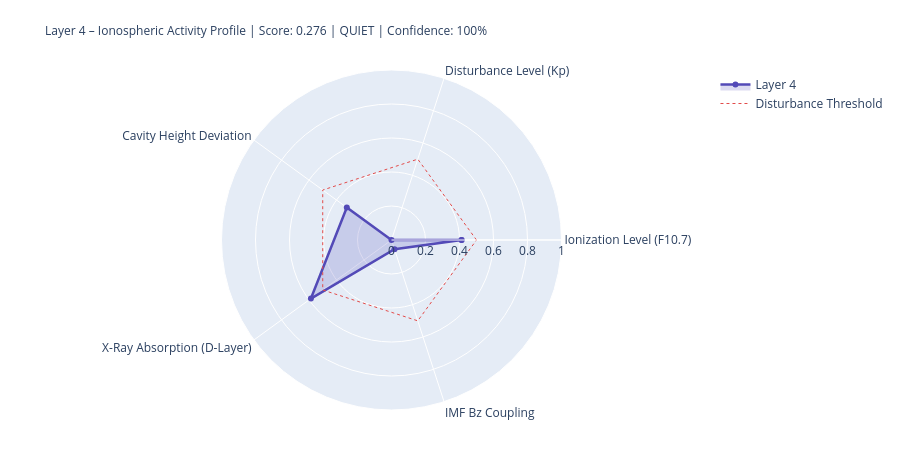

Notebook source saved alongside this figure:
### Markdown cell above
---
## 4. State Assessment & Handoff to Layer 5

### Code cell
# ============================================================
# LAYER-4-SCORE
# ============================================================

COMPONENTS = {
    'Ionization Level (F10.7)':    {'score': ioniz,       'source': 'primary' if f107_now else 'from_layer0', 'dynamic': True},
    'Disturbance Level (Kp)':          {'score': disturb,     'source': 'primary' if kp_now   else 'from_layer0', 'dynamic': True},
    'Cavity Height Deviation':    {'score': h_dev,       'source': 'derived',                                'dynamic': True},
    'X-Ray Absorption (D-Layer)':{'score': xray_ioniz,  'source': 'primary' if xray_now else 'missing',     'dynamic': True},
    'IMF Bz Coupling':             {'score': bz_coupling, 'source': 'primary' if bz_now   else 'from_layer0', 'dynamic': True},
}

available    = {k: v['score'] for k, v in COMPONENTS.items() if v['score'] is not None}
unavailable  = [k for k, v in COMPONENTS.items() if v['score'] is None]
layer4_score = round(sum(available.values()) / len(available), 4) if available else None
confidence   = round(len(available) / len(COMPONENTS), 2)
level = ('unknown' if layer4_score is None
         else 'quiet'   if layer4_score < 0.3
         else 'moderate' if layer4_score < 0.6
         else 'active')
dominant_l4 = max(available, key=available.get) if available else 'none'

# Resonance delta for Schumann SR-1
sr1_ref = schumann_freq(1, 80.0)
sr1_now = schumann_freq(1, h_eff)
sr1_delta_mhz = (sr1_now - sr1_ref) * 1000

# Propagation conditions
prop_cond = ('disturbed'   if kp_val > 4
             else 'unsettled' if kp_val > 2
             else 'normal')
if xray_class in ['X', 'M']:
    prop_cond = 'Radio-Blackout moeglich'

W = 68
print('=' * W)
print('LAYER 4 – IONOSPHERE – STATE ASSESSMENT')
print('=' * W)
for name, comp in COMPONENTS.items():
    s = comp['score']
    if s is not None:
        bar = '█' * int(s * 20) + '░' * (20 - int(s * 20))
        print(f'  {name:<36} {bar}  {s:.3f}  [{comp["source"]}]')
    else:
        print(f'  {name:<36} {"─" * 20}  n/a   [missing]')
print('-' * W)
print(f'  Score:          {layer4_score:.3f}  ({len(available)}/{len(COMPONENTS)} components)')
print(f'  Confidence:     {confidence:.0%}')
print(f'  Level:          {level.upper()}')
print(f'  Dominant:       {dominant_l4}')
print(f'  Cavity height:  {h_eff:.1f} km  (Ref: 80.0 km)')
print(f'  SR-1:           {sr1_now:.3f} Hz  (Δ {sr1_delta_mhz:+.1f} mHz vs. ref)')
print(f'  Propagation:    {prop_cond}')
print(f'  X-Ray:          {xray_class}-class  ({xray_now:.2e} W/m²)' if xray_now else '  X-Ray:          n/a')
print('=' * W)

# Radar
cats   = list(available.keys())
vals_r = list(available.values())
if len(cats) >= 3:
    fig = go.Figure()
    fig.add_trace(go.Scatterpolar(
        r=vals_r + [vals_r[0]], theta=cats + [cats[0]],
        fill='toself', fillcolor='rgba(83,74,183,0.20)',
        line=dict(color='#534AB7', width=2.5), name='Layer 4'
    ))
    fig.add_trace(go.Scatterpolar(
        r=[0.5] * (len(cats)+1), theta=cats + [cats[0]],
        line=dict(color='#E24B4A', dash='dot', width=1),
        mode='lines', name='Disturbance Threshold'
    ))
    fig.update_layout(
        title=dict(
            text=f'Layer 4 – Ionospheric Activity Profile | Score: {layer4_score:.3f} | {level.upper()} | Confidence: {confidence:.0%}',
            font=dict(size=12)
        ),
        polar=dict(radialaxis=dict(visible=True, range=[0, 1])),
        height=450, showlegend=True,
        margin=dict(l=80, r=80, t=70, b=40)
    )
    fig.show()

### Figure 1 — Plotly figure (JSON) as saved in the notebook; plotly's stock layout.template omitted (floating-point values rounded to 4 significant figures)
{"data": [{"fill": "toself", "fillcolor": "rgba(83,74,183,0.20)", "line": {"color": "#534AB7", "width": 2.5}, "name": "Layer 4", "r": [0.412, 0.0, 0.325, 0.586, 0.057, 0.412], "theta": ["Ionization Level (F10.7)", "Disturbance Level (Kp)", "Cavity Height Deviation", "X-Ray Absorption (D-Layer)", "IMF Bz Coupling", "Ionization Level (F10.7)"], "type": "scatterpolar"}, {"line": {"color": "#E24B4A", "dash": "dot", "width": 1}, "mode": "lines", "name": "Disturbance Threshold", "r": [0.5, 0.5, 0.5, 0.5, 0.5, 0.5], "theta": ["Ionization Level (F10.7)", "Disturbance Level (Kp)", "Cavity Height Deviation", "X-Ray Absorption (D-Layer)", "IMF Bz Coupling", "Ionization Level (F10.7)"], "type": "scatterpolar"}], "layout": {"height": 450, "margin": {"b": 40, "l": 80, "r": 80, "t": 70}, "polar": {"radialaxis": {"range": [0, 1], "visible": true}}, "showlegend": true, "title": {"font": {"size": 12}, "text": "Layer 4 – Ionospheric Activity Profile | Score: 0.276 | QUIET | Confidence: 100%"}}}
